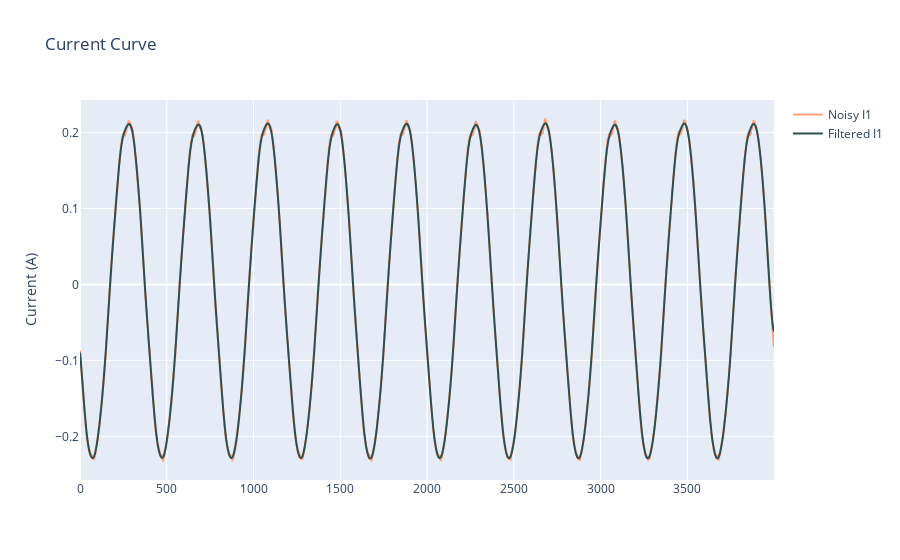

The code cell stored with this chart in its notebook:
### Code cell
fig = go.Figure()

fig.add_trace(go.Scatter(
            y = I1,
            line =  dict(shape =  'spline', color = 'lightsalmon'),
            name = 'Noisy I1',
            ))

fig.add_trace(go.Scatter(
            y = I1_filt,
            line =  dict(shape =  'spline', color = 'darkslategrey'),
            name = 'Filtered I1',
            ))

fig.update_layout(
    title='Current Curve',
    # xaxis_title='',
    yaxis_title='Current (A)',
)

fig.show()

### Figure 1 — Plotly figure (JSON) as saved in the notebook; plotly's stock layout.template omitted (floating-point values rounded to 4 significant figures; data arrays with more than 128 entries replaced by an {"elided": "..."} marker saying what was removed)
{"data": [{"line": {"color": "lightsalmon", "shape": "spline"}, "name": "Noisy I1", "type": "scatter", "y": {"elided": "4000 float values"}}, {"line": {"color": "darkslategrey", "shape": "spline"}, "name": "Filtered I1", "type": "scatter", "y": {"elided": "4000 float values"}}], "layout": {"title": {"text": "Current Curve"}, "yaxis": {"title": {"text": "Current (A)"}}}}
